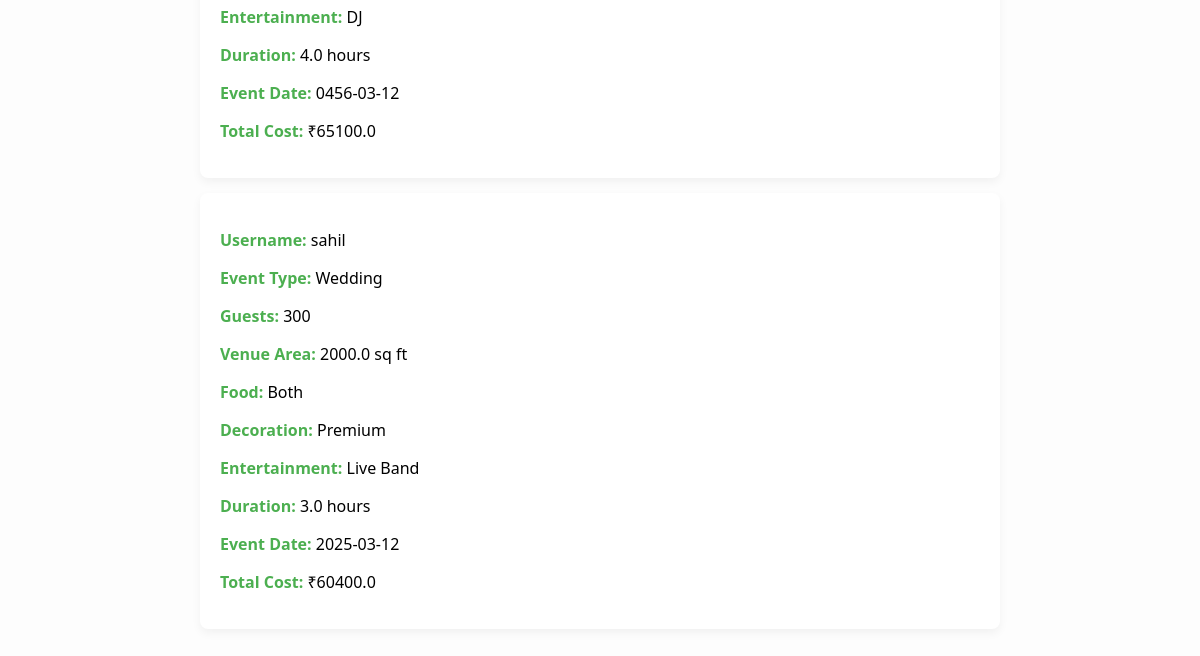
Page /booked-events (lower part) on the earlier database version.
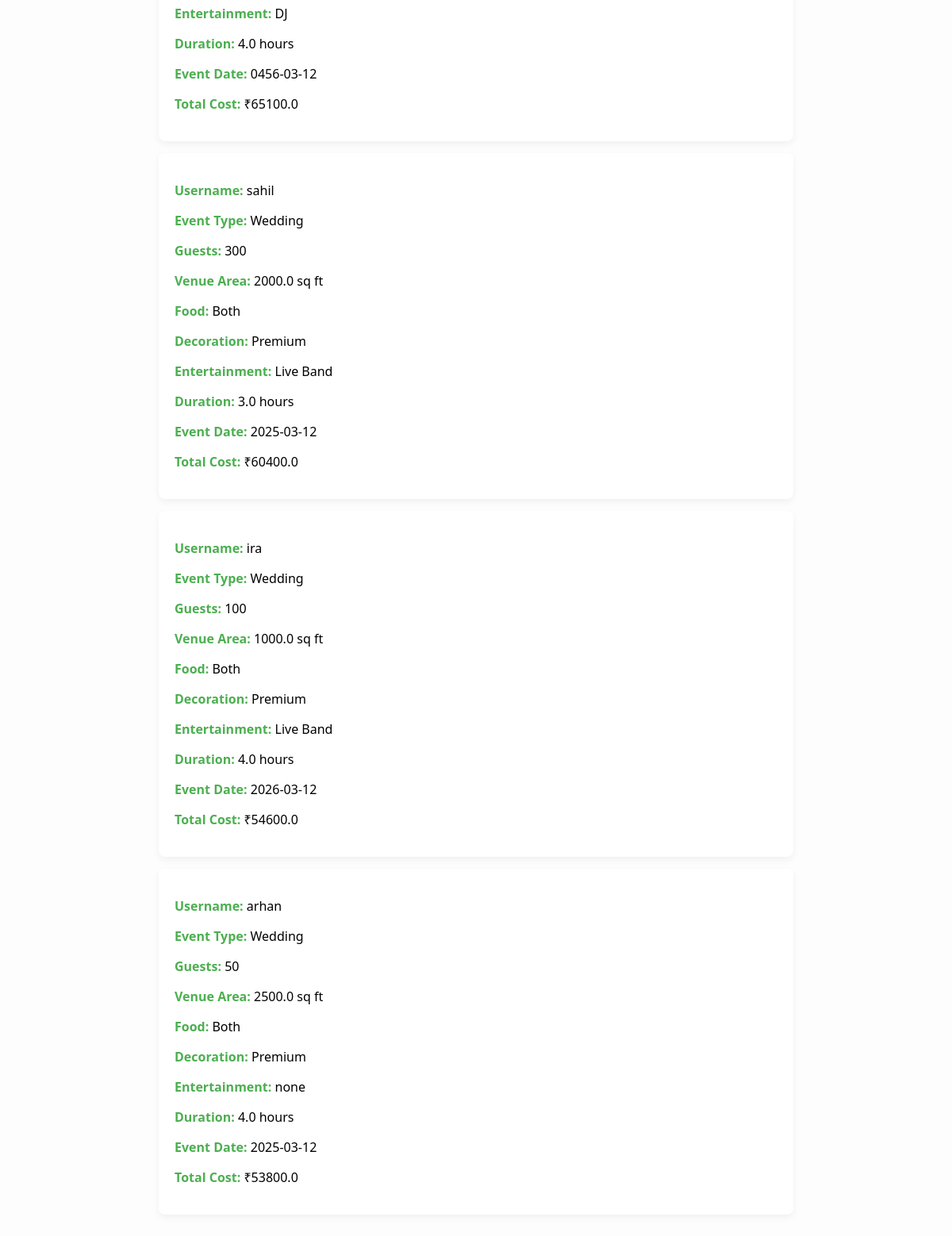
Same page on the later database version.
### tables this page shows
CREATE TABLE booked_events (
            id INTEGER PRIMARY KEY AUTOINCREMENT,
            username TEXT,
            event_type TEXT,
            guest_count INTEGER,
            venue_area REAL,
            food_type TEXT,
            decoration TEXT,
            entertainment TEXT,
            duration REAL,
            price REAL,
            event_date TEXT
        );

### app.py (the view)
@app.route('/booked-events')
def booked_events_page():
    conn = sqlite3.connect('bookings.db')
    cursor = conn.cursor()
    cursor.execute("SELECT * FROM booked_events")
    events = cursor.fetchall()
    conn.close()
    return render_template('booked_events.html', events=events)

### templates/booked_events.html (shortened to what this page needs)
<!DOCTYPE html>
<html lang="en">
<head>
</head>
<body>
    <div class="event-list">
        {% if events %}
            {% for event in events %}
            <div class="event">
                <p><strong>Username:</strong> {{ event[1] }}</p>
                <p><strong>Event Type:</strong> {{ event[2] }}</p>
                <p><strong>Guests:</strong> {{ event[3] }}</p>
                <p><strong>Venue Area:</strong> {{ event[4] }} sq ft</p>
                <p><strong>Food:</strong> {{ event[5] }}</p>
                <p><strong>Decoration:</strong> {{ event[6] }}</p>
                <p><strong>Entertainment:</strong> {{ event[7] }}</p>
                <p><strong>Duration:</strong> {{ event[8] }} hours</p>
                <p><strong>Event Date:</strong> {{ event[10] }}</p>
                <p><strong>Total Cost:</strong> ₹{{ event[9] }}</p>
            </div>
            {% endfor %}
        {% else %}
            <p style="text-align:center;">No events booked yet.</p>
        {% endif %}
    </div>
</body>
</html>

Differences in the rows shown:
added booked_events: username "ira", event_type "Wedding", guest_count "100", venue_area "1000.0", food_type "Both", decoration "Premium", entertainment "Live Band", duration "4.0", event_date "2026-03-12", price "54600.0"
added booked_events: username "arhan", event_type "Wedding", guest_count "50", venue_area "2500.0", food_type "Both", decoration "Premium", entertainment "none", duration "4.0", event_date "2025-03-12", price "53800.0"
